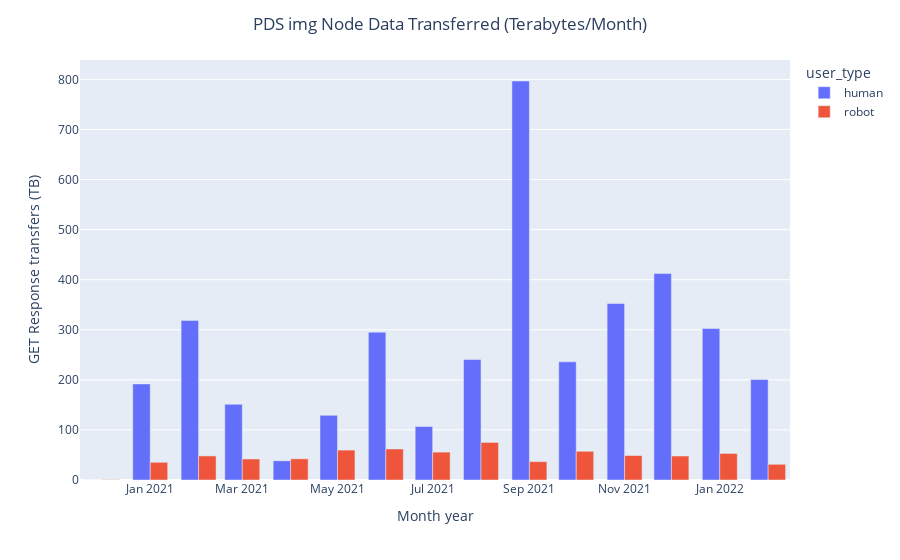

Source (notebook cell):
### Code cell
barplot_node('img')

### Figure 1 — Plotly figure (JSON) as saved in the notebook; plotly's stock layout.template omitted (floating-point values rounded to 4 significant figures)
{"data": [{"alignmentgroup": "True", "hovertemplate": "user_type=human<br>month_yr=%{x}<br>data_transmit_tb=%{y}<extra></extra>", "legendgroup": "human", "marker": {"color": "#636efa", "pattern": {"shape": ""}}, "name": "human", "offsetgroup": "human", "orientation": "v", "showlegend": true, "textposition": "auto", "type": "bar", "x": ["2020-12-01T00:00:00", "2021-01-01T00:00:00", "2021-02-01T00:00:00", "2021-03-01T00:00:00", "2021-04-01T00:00:00", "2021-05-01T00:00:00", "2021-06-01T00:00:00", "2021-07-01T00:00:00", "2021-08-01T00:00:00", "2021-09-01T00:00:00", "2021-10-01T00:00:00", "2021-11-01T00:00:00", "2021-12-01T00:00:00", "2022-01-01T00:00:00", "2022-02-01T00:00:00"], "xaxis": "x", "y": [0.05, 191.9, 318.7, 151.2, 38.35, 129.1, 295.2, 106.8, 240.6, 796.8, 236.1, 352.4, 412.2, 302.5, 200.6], "yaxis": "y"}, {"alignmentgroup": "True", "hovertemplate": "user_type=robot<br>month_yr=%{x}<br>data_transmit_tb=%{y}<extra></extra>", "legendgroup": "robot", "marker": {"color": "#EF553B", "pattern": {"shape": ""}}, "name": "robot", "offsetgroup": "robot", "orientation": "v", "showlegend": true, "textposition": "auto", "type": "bar", "x": ["2020-12-01T00:00:00", "2021-01-01T00:00:00", "2021-02-01T00:00:00", "2021-03-01T00:00:00", "2021-04-01T00:00:00", "2021-05-01T00:00:00", "2021-06-01T00:00:00", "2021-07-01T00:00:00", "2021-08-01T00:00:00", "2021-09-01T00:00:00", "2021-10-01T00:00:00", "2021-11-01T00:00:00", "2021-12-01T00:00:00", "2022-01-01T00:00:00", "2022-02-01T00:00:00"], "xaxis": "x", "y": [0.6, 35.36, 48.11, 41.96, 42.31, 59.74, 61.94, 55.69, 75.07, 36.66, 57.36, 48.8, 47.89, 53.02, 31.35], "yaxis": "y"}], "layout": {"autosize": true, "barmode": "group", "legend": {"title": {"text": "user_type"}, "tracegroupgap": 0}, "margin": {"t": 60}, "title": {"text": "PDS img Node Data Transferred (Terabytes/Month)", "x": 0.5}, "xaxis": {"anchor": "y", "autorange": true, "domain": [0, 1], "range": ["2020-11-17", "2022-02-15"], "title": {"text": "Month year"}, "type": "date"}, "yaxis": {"anchor": "x", "autorange": true, "domain": [0, 1], "range": [0, 838.8], "title": {"text": "GET Response transfers (TB)"}, "type": "linear"}}}
